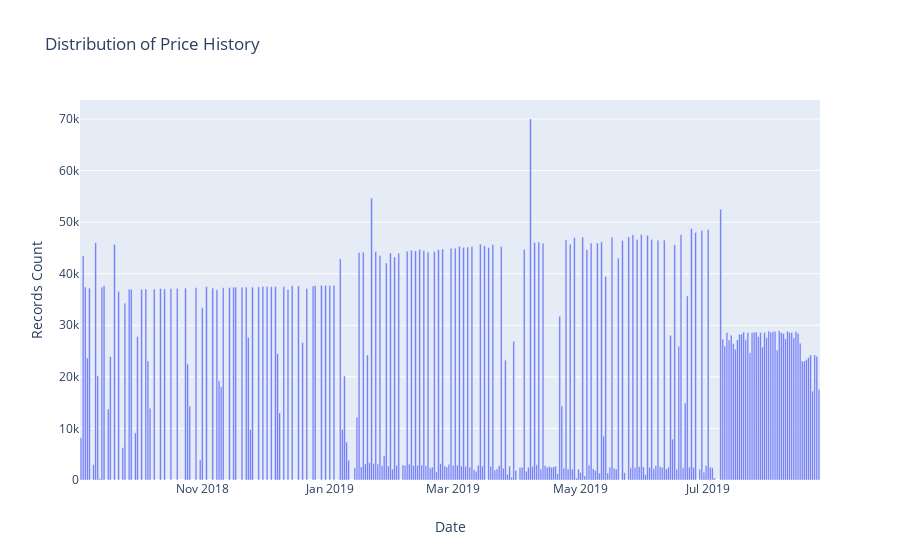

The code cell stored with this chart in its notebook:
### Markdown cell above
## This is historical data from the `pricehistory` Mongo collection.  This is updated via the `updatepricehistory.py` script.

### Code cell
# https://plot.ly/python/bar-charts/

data = [Bar(
        x=grouped_df['date'],
        y=grouped_df['count']
    )]

layout = Layout(
        title='Distribution of Price History',
        xaxis=dict(
            title='Date'
        ),
        yaxis=dict(
            title='Records Count'
        )
    )

fig = Figure(data=data, layout=layout)

iplot(fig)

### Figure 1 — Plotly figure (JSON) as saved in the notebook; plotly's stock layout.template omitted (floating-point values rounded to 4 significant figures; data arrays with more than 128 entries replaced by an {"elided": "..."} marker saying what was removed)
{"data": [{"type": "bar", "x": {"elided": "290 str values"}, "y": {"elided": "290 int values"}}], "layout": {"title": {"text": "Distribution of Price History"}, "xaxis": {"title": {"text": "Date"}}, "yaxis": {"title": {"text": "Records Count"}}}}
